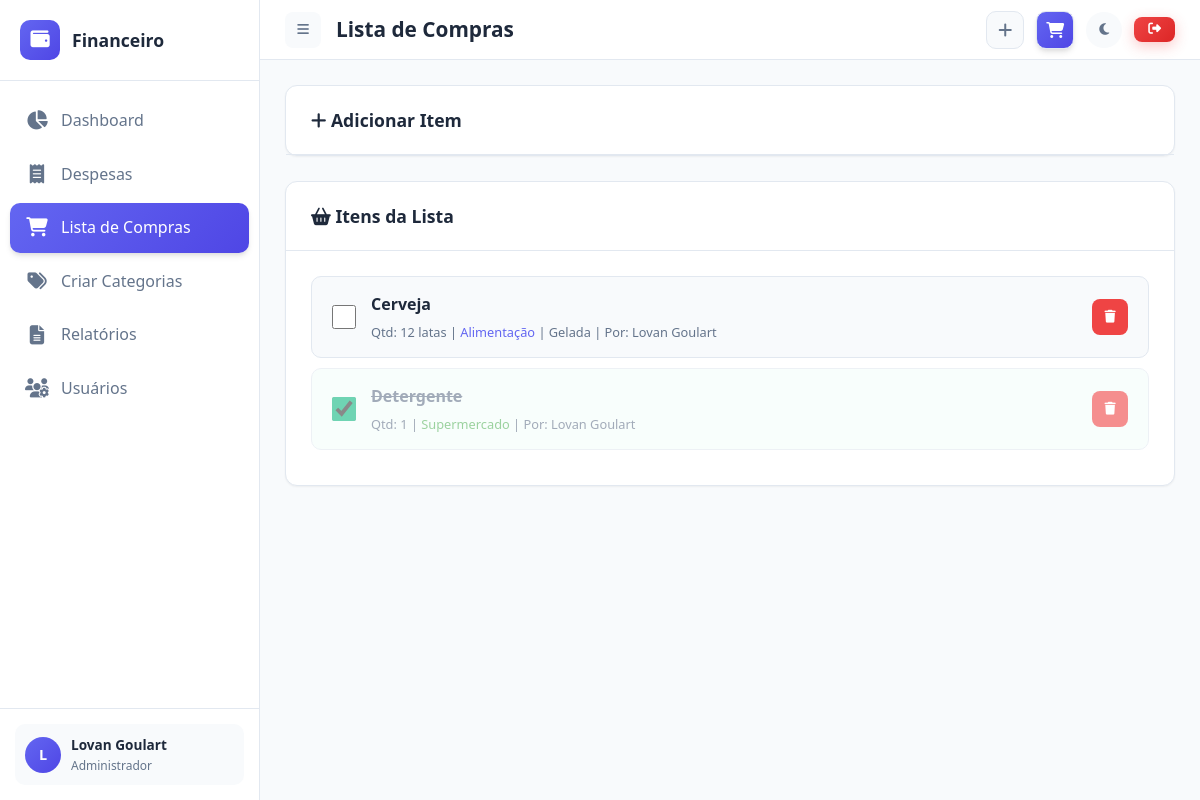
/shopping (signed in), run on the app's committed database.
### tables this page shows
CREATE TABLE users (
            id INTEGER PRIMARY KEY AUTOINCREMENT,
            username TEXT UNIQUE NOT NULL,
            name TEXT NOT NULL,
            email TEXT NOT NULL,
            password_hash TEXT NOT NULL,
            role TEXT DEFAULT 'user',
            created_at TIMESTAMP DEFAULT CURRENT_TIMESTAMP
        );

CREATE TABLE shopping_list (
            id INTEGER PRIMARY KEY AUTOINCREMENT,
            name TEXT NOT NULL,
            quantity TEXT DEFAULT '1',
            category_id INTEGER,
            notes TEXT,
            is_bought INTEGER DEFAULT 0,
            created_by INTEGER,
            created_at TIMESTAMP DEFAULT CURRENT_TIMESTAMP,
            FOREIGN KEY (category_id) REFERENCES categories(id),
            FOREIGN KEY (created_by) REFERENCES users(id)
        );

CREATE TABLE categories (
            id INTEGER PRIMARY KEY AUTOINCREMENT,
            name TEXT NOT NULL,
            icon TEXT DEFAULT 'tag',
            color TEXT DEFAULT '#6c757d',
            family_email TEXT NOT NULL,
            created_at TIMESTAMP DEFAULT CURRENT_TIMESTAMP
        );

### app.py (the view)
@app.route('/shopping')
@login_required
@family_context
def shopping(current_user, family_email, is_admin):
    conn = get_db_connection(app.config['DATABASE'])
    member_ids = get_family_member_ids(family_email)
    query = "SELECT s.*, c.name as category_name, c.color as category_color, u.name as creator_name FROM shopping_list s LEFT JOIN categories c ON s.category_id = c.id JOIN users u ON s.created_by = u.id WHERE s.created_by IN ({}) ORDER BY s.is_bought, s.created_at DESC".format(','.join('?' * len(member_ids)))
    items = conn.execute(query, tuple(member_ids)).fetchall()
    categories = conn.execute(
        'SELECT * FROM categories WHERE family_email = ? ORDER BY name',
        (family_email,)
    ).fetchall()
    conn.close()
    return render_template('shopping.html',
        current_user=current_user, is_admin=is_admin,
        items=[dict(i) for i in items],
        categories=[dict(c) for c in categories]
    )

### app.py (called while the page is built)
def login_required(f):
    @wraps(f)
    def decorated_function(*args, **kwargs):
        if 'user_id' not in session:
            flash('Por favor, faça login para acessar esta página.', 'warning')
            return redirect(url_for('login'))
        return f(*args, **kwargs)
    return decorated_function

def family_context(f):
    @wraps(f)
    def decorated_function(*args, **kwargs):
        if 'user_id' not in session:
            return redirect(url_for('login'))
        conn = get_db_connection(app.config['DATABASE'])
        user = conn.execute('SELECT * FROM users WHERE id = ?', (session['user_id'],)).fetchone()
        conn.close()
        if not user:
            session.clear()
            flash('Usuário não encontrado.', 'danger')
            return redirect(url_for('login'))
        kwargs['current_user'] = dict(user)
        kwargs['family_email'] = user['email']
        kwargs['is_admin'] = user['role'] == 'admin'
        return f(*args, **kwargs)
    return decorated_function

def get_family_members(family_email):
    conn = get_db_connection(app.config['DATABASE'])
    members = conn.execute(
        'SELECT id, username, name, role FROM users WHERE email = ? ORDER BY created_at',
        (family_email,)
    ).fetchall()
    conn.close()
    return [dict(m) for m in members]

def get_family_member_ids(family_email):
    members = get_family_members(family_email)
    return [m['id'] for m in members]

### models/database.py (called while the page is built)
def get_db_connection(db_path):
    conn = sqlite3.connect(db_path)
    conn.row_factory = sqlite3.Row
    return conn

### templates/shopping.html (shortened to what this page needs)
{% extends "base.html" %}
{% block page_title %}Lista de Compras{% endblock %}
{% block content %}
<div class="card" style="margin-bottom: 25px;">
    <div class="card-header" id="addItemHeader" style="cursor: pointer; user-select: none;">
        <span class="card-title">
            <i class="fas fa-plus" id="addItemIcon" style="transition: transform 0.3s ease;"></i> Adicionar Item
        </span>
    </div>
</div>
<div class="card">
    <div class="card-header">
        <span class="card-title"><i class="fas fa-shopping-basket"></i> Itens da Lista</span>
    </div>
    <div class="card-body">
        {% for item in items %}
        <div class="shopping-item {% if item.is_bought %}bought{% endif %}" id="item-{{ item.id }}">
            <input type="checkbox" class="shopping-checkbox" data-id="{{ item.id }}" {% if item.is_bought %}checked{% endif %}>
            <div class="shopping-info">
                <div class="shopping-name">{{ item.name }}</div>
                <div class="shopping-meta">
                    {% if item.quantity %}Qtd: {{ item.quantity }}{% endif %}
                    {% if item.category_name %}|
                    <span style="color: {{ item.category_color }}">{{ item.category_name }}</span>{% endif %}
                    {% if item.notes %}| {{ item.notes }}{% endif %}
                    | Por: {{ item.creator_name }}
                </div>
            </div>
            <div class="shopping-actions">
                <form method="POST"
                      action="{{ url_for('delete_shopping_item', id=item.id) }}"
                      data-confirm="Remover este item?"
                      style="display: inline;">
                <button type="submit"
                        class="btn btn-sm btn-icon"
                        style="background: var(--danger); color: white;"
                        title="Remover">
                            <i class="fas fa-trash"></i>
                </button>
                </form>
            </div>
        </div>
        {% else %}
        <div style="text-align: center; color: var(--gray); padding: 50px;">
            <i class="fas fa-shopping-basket" style="font-size: 3rem; margin-bottom: 15px; display: block;"></i>
            <p>Lista de compras vazia.</p>
            <p style="font-size: 0.9rem; margin-top: 10px;">Adicione itens acima para começar.</p>
        </div>
        {% endfor %}
    </div>
</div>
{% endblock %}

### templates/base.html (shortened to what this page needs)
<!DOCTYPE html>
<html lang="pt-BR" data-theme="light">
<head>
    <link rel="stylesheet" href="https://cdnjs.cloudflare.com/ajax/libs/font-awesome/6.5.1/css/all.min.css">
    <link rel="stylesheet" href="{{ url_for('static', filename='css/style.css') }}">
</head>
<body>
    {% if session.user_id %}
    <div class="app-layout">
        <aside class="sidebar">
            <div class="sidebar-header">
                <div class="sidebar-logo">
                    <i class="fas fa-wallet"></i>
                </div>
                <span class="sidebar-brand">Financeiro</span>
            </div>
            <ul class="sidebar-nav">
                <li>
                    <a href="{{ url_for('dashboard') }}" class="{% if request.endpoint == 'dashboard' %}active{% endif %}">
                        <i class="fas fa-chart-pie"></i>
                        <span>Dashboard</span>
                    </a>
                </li>
                <li>
                    <a href="{{ url_for('expenses') }}" class="{% if request.endpoint in ['expenses', 'add_expense', 'edit_expense'] %}active{% endif %}">
                        <i class="fas fa-receipt"></i>
                        <span>Despesas</span>
                    </a>
                </li>
                <li>
                    <a href="{{ url_for('shopping') }}" class="{% if request.endpoint in ['shopping'] %}active{% endif %}">
                        <i class="fas fa-shopping-cart"></i>
                        <span>Lista de Compras</span>
                    </a>
                </li>
                <li>
                    <a href="{{ url_for('categories') }}" class="{% if request.endpoint in ['categories'] %}active{% endif %}">
                        <i class="fas fa-tags"></i>
                        <span>Criar Categorias</span>
                    </a>
                </li>
                <li>
                    <a href="{{ url_for('reports') }}" class="{% if request.endpoint in ['reports'] %}active{% endif %}">
                        <i class="fas fa-file-alt"></i>
                        <span>Relatórios</span>
                    </a>
                </li>
                {% if is_admin %}
                <li>
                    <a href="{{ url_for('admin_users') }}" class="{% if request.endpoint in ['admin_users'] %}active{% endif %}">
                        <i class="fas fa-users-cog"></i>
                        <span>Usuários</span>
                    </a>
                </li>
                {% endif %}
            </ul>
            <div class="sidebar-footer">
                <div class="user-info">
                    <div class="user-avatar">{{ current_user.name[0]|upper }}</div>
                    <div class="user-details">
                        <div class="user-name">{{ current_user.name }}</div>
                        <div class="user-role">{{ 'Administrador' if is_admin else 'Usuario' }}</div>
                    </div>
                </div>
            </div>
        </aside>
        <main class="main-content">
            <header class="top-header">
                <div class="header-left">
                    <button class="menu-toggle menu-toggle-pc" type="button">
                        <i class="fas fa-bars"></i>
                    </button>
                    <h1 class="page-title">{% block page_title %}Dashboard{% endblock %}</h1>
                </div>
                <div class="header-right header-right-pc">
                    <a href="{{ url_for('add_expense') }}"
                       class="header-icon {% if request.endpoint in ['add_expense'] %}active{% endif %}"
                       title="Adicionar despesa">
                        <i class="fas fa-plus"></i>
                    </a>
                    <a href="{{ url_for('shopping') }}"
                       class="header-icon {% if request.endpoint in ['shopping'] %}active{% endif %}"
                       title="Lista de compras">
                        <i class="fas fa-shopping-cart"></i>
                    </a>
                    <button class="theme-toggle" type="button" title="Alternar tema">
                        <i class="fas fa-moon"></i>
                    </button>
                    <a href="{{ url_for('logout') }}" class="btn btn-sm btn-danger" title="Sair">
                        <i class="fas fa-sign-out-alt"></i>
                    </a>
                </div>
            </header>
            <div class="content-area">
                {% block content %}{% endblock %}
            </div>
        </main>
    </div>
    {% else %}
        {% block auth_content %}{% endblock %}
    {% endif %}
</body>
</html>

### data on the page
users: name "L", name "Lovan Goulart"
shopping_list: name "Cerveja", quantity "12 latas", category_name "Alimentação", notes "Gelada", creator_name "Lovan Goulart"
shopping_list: is_bought "☑", name "Detergente", quantity "1", category_name "Supermercado", creator_name "Lovan Goulart"

### other printed values
{{ 'Administrador' if is_admin else 'Usuario' }} "Administrador"
